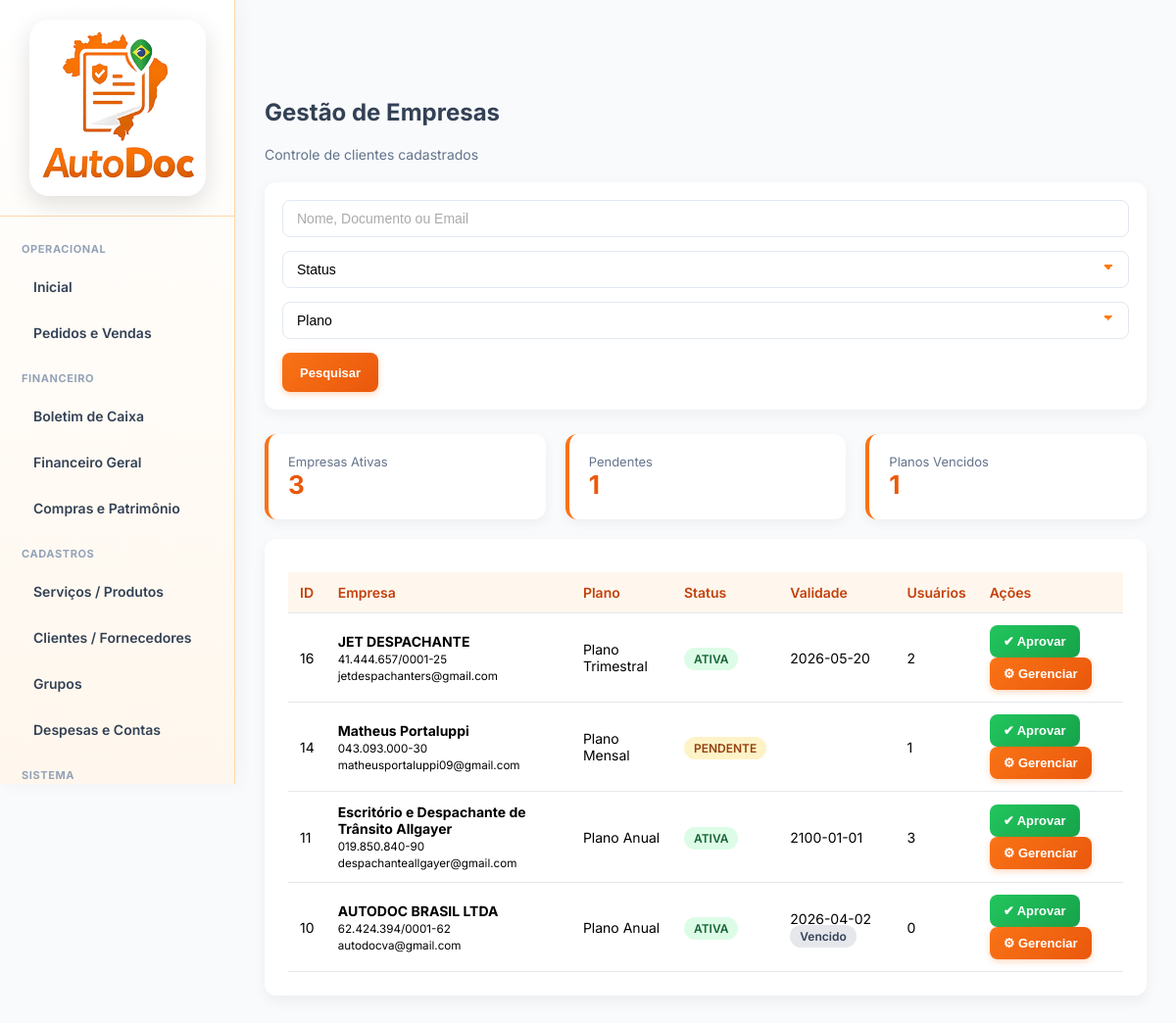
Page /admin/frmGerencial.php (signed in) on the committed database.
### tables this page shows
CREATE TABLE `empresa` (
  `id` int NOT NULL AUTO_INCREMENT,
  `Nome` varchar(150) DEFAULT NULL,
  `Documento` varchar(30) DEFAULT NULL,
  `Telefone` varchar(30) DEFAULT NULL,
  `Email` varchar(150) DEFAULT NULL,
  `Plano` int DEFAULT NULL,
  `Status` varchar(20) DEFAULT 'PENDENTE',
  `DataCadastro` datetime DEFAULT CURRENT_TIMESTAMP,
  `ValidadePlano` date DEFAULT NULL,
  `MetaMensal` decimal(10,2) NOT NULL DEFAULT '0.00',
  `MetaDiaria` decimal(10,2) NOT NULL DEFAULT '0.00',
  PRIMARY KEY (`id`)
);

CREATE TABLE `planos` (
  `id` int NOT NULL AUTO_INCREMENT,
  `Nome` varchar(100) DEFAULT NULL,
  `Valor` decimal(10,2) DEFAULT NULL,
  `Periodo` varchar(20) DEFAULT NULL,
  `Descricao` text,
  `Status` tinyint DEFAULT '1',
  `DataCadastro` datetime DEFAULT CURRENT_TIMESTAMP,
  PRIMARY KEY (`id`)
);

### base/baseFuncoes.php (called while the page is built, shortened)
<?php
require_once 'connection.php';
function ExSqlNET($sql, $conn = null, $params = [])
{
    if ($conn === null) {
        global $dbGeralNET;
        $conn = $dbGeralNET;
    }
    $stmt = $conn->prepare($sql);
    $stmt->execute($params);
    return $stmt->fetchAll(PDO::FETCH_ASSOC);
}
?>

### admin/frmGerencial.php (the view, shortened to what this page needs)
<?php
include '../base/baseFuncoes.php';
$busca = $_GET['busca'] ?? '';
$where = " WHERE 1=1 ";
$params = [];
$empresas = ExSqlNET("
    SELECT e.*,
    p.Nome AS NomePlano,
    (SELECT COUNT(*) FROM user u WHERE u.idEmpresa = e.id) AS TotalUsuarios
    FROM empresa e
    LEFT JOIN planos p ON p.id = e.Plano
    $where
    ORDER BY e.id DESC
", null, $params);
$totalAtivas = 0;
$totalPendentes = 0;
$totalVencidas = 0;
foreach ($empresas as $e) {
    if ($e['Status'] == 'ATIVA') $totalAtivas++;
    if ($e['Status'] == 'PENDENTE') $totalPendentes++;
    if (!empty($e['ValidadePlano']) && strtotime($e['ValidadePlano']) < time()) {
        $totalVencidas++;
    }
}
?>
<!DOCTYPE html>
<html lang="pt-br">
<head>
    <link rel="stylesheet" href="../css/base.css">
</head>
<body>
    <?php include '../base/navbarUser.php'; ?>
    <div class="content">
        <div class="page-title">Gestão de Empresas</div>
        <div class="subtitle">Controle de clientes cadastrados</div>
        <form class="filtros" method="get">
            <input type="text" name="busca" placeholder="Nome, Documento ou Email"
                value="<?= htmlspecialchars($busca) ?>">
            <select name="status">
                <option value="">Status</option>
            </select>
            <select name="plano">
                <option value="">Plano</option>
            </select>
            <button class="btn btn-gerenciar">Pesquisar</button>
        </form>
        <div class="cards">
            <div class="card-metric">
                <div class="metric-title">Empresas Ativas</div>
                <div class="metric-value"><?= $totalAtivas ?></div>
            </div>
            <div class="card-metric">
                <div class="metric-title">Pendentes</div>
                <div class="metric-value"><?= $totalPendentes ?></div>
            </div>
            <div class="card-metric">
                <div class="metric-title">Planos Vencidos</div>
                <div class="metric-value"><?= $totalVencidas ?></div>
            </div>
        </div>
        <div class="card">
            <table class="table-modern table-desktop">
                <thead>
                    <tr>
                        <th>ID</th>
                        <th>Empresa</th>
                        <th>Plano</th>
                        <th>Status</th>
                        <th>Validade</th>
                        <th>Usuários</th>
                        <th>Ações</th>
                    </tr>
                </thead>
                <tbody>
                    <?php foreach ($empresas as $emp):
                    $statusClass = 'badge-pendente';
                    if ($emp['Status'] == 'ATIVA') $statusClass = 'badge-ativa';
                    $vencido = (!empty($emp['ValidadePlano']) && strtotime($emp['ValidadePlano']) < time());
                    ?>
                    <tr>
                        <td><?= $emp['id'] ?></td>
                        <td>
                            <strong><?= $emp['Nome'] ?></strong><br>
                            <small><?= $emp['Documento'] ?></small><br>
                            <small><?= $emp['Email'] ?></small>
                        </td>
                        <td><?= $emp['NomePlano'] ?></td>
                        <td>
                            <span class="badge <?= $statusClass ?>">
                                <?= $emp['Status'] ?>
                            </span>
                        </td>
                        <td>
                            <?= $emp['ValidadePlano'] ?>
                            <?php if ($vencido): ?>
                            <span class="badge badge-vencido">Vencido</span>
                            <?php endif; ?>
                        </td>
                        <td><?= $emp['TotalUsuarios'] ?></td>
                        <td>
                            <form method="post" style="display:inline">
                                <button class="btn btn-aprovar">✔ Aprovar</button>
                            </form>
                            <button class="btn btn-gerenciar" onclick="abrirModal(
                                <?= $emp['id'] ?>,
                                '<?= $emp['Plano'] ?>',
                                '<?= $emp['Status'] ?>',
                                '<?= $emp['ValidadePlano'] ?>'
                                )">
                                ⚙ Gerenciar
                            </button>
                        </td>
                    </tr>
                    <?php endforeach; ?>
                </tbody>
            </table>
        </div>
    </div>
</body>
</html>

### css/base.css (style rules this page uses)
* { margin: 0; padding: 0; box-sizing: border-box; }
html, body { width: 100%; height: 100%; font-family: 'Inter', Arial, sans-serif; background-color: #f5f6fa; font-family: 'Inter', sans-serif; background-color: #f1f5f9; }
body { margin: 0; font-family: 'Inter', Arial, sans-serif; background-color: #f8fafc; }
.content { margin-left: 240px; padding: 30px; }
.page-title { font-size: 24px; font-weight: 700; color: #334155; margin-bottom: 20px; }
.card { background: #ffffff; padding: 20px; border-radius: 12px; box-shadow: 0 6px 14px rgba(0,0,0,0.05); }
table { width: 100%; border-collapse: collapse; }
th, td { padding: 12px; border-bottom: 1px solid #e5e7eb; text-align: left; font-size: 14px; }
th { background-color: #fff7ed; color: #9a3412; }
.card { background: #ffffff; padding: 24px; border-radius: 12px; box-shadow: 0 6px 14px rgba(0,0,0,0.05); margin-bottom: 30px; }
input, select, textarea { width: 100%; padding: 10px 12px; border: 1px solid #e5e7eb; border-radius: 8px; font-size: 14px; }
.btn { background: linear-gradient(135deg, #f97316, #ea580c); color: #ffffff; border: none; padding: 12px 20px; border-radius: 8px; font-size: 14px; font-weight: 600; cursor: pointer; }
table { width: 100%; border-collapse: collapse; margin-top: 10px; }
table th, table td { padding: 10px; border-bottom: 1px solid #e5e7eb; font-size: 14px; text-align: left; }
table th { background-color: #fff7ed; color: #9a3412; }
th, td { padding: 10px; border-bottom: 1px solid #e5e7eb; }
.subtitle { color: #64748b; margin-bottom: 20px; font-size: 14px; }
input, textarea, select { font-family: 'Poppins', sans-serif; padding: 12px 14px; font-size: 14px; border: 1.5px solid #ddd; border-radius: 8px; outline: none; transition: all 0.25s ease; background-color: #fff; width: 100%; }
input::placeholder, textarea::placeholder { color: #aaa; }
input:not(:placeholder-shown), textarea:not(:placeholder-shown) { border-color: #ffa14d; }
select { appearance: none; -webkit-appearance: none; -moz-appearance: none; background-image: linear-gradient(45deg, transparent 50%, #ff7a00 50%), linear-gradient(135deg, #ff7a00 50%, transparent 50%); background-position: calc(100% - 20px) calc(50% - 3px), calc(100% - 15px) calc(50% - 3px); background-size: 5px 5px, 5px 5px; background-repeat: no-repeat; }
option { font-family: 'Poppins', sans-serif; }

### admin/frmGerencial.php (style rules this page uses)
.filtros { display: flex; gap: 10px; flex-wrap: wrap; margin-bottom: 20px; }
.filtros input, .filtros select { padding: 9px 12px; border-radius: 8px; border: 1px solid #e2e8f0; }
.cards { display: flex; gap: 20px; flex-wrap: wrap; margin-bottom: 20px; }
.card-metric { flex: 1; min-width: 180px; background: white; padding: 20px; border-radius: 12px; box-shadow: 0 4px 12px rgba(0, 0, 0, 0.05); border-left: 4px solid #f97316; }
.metric-title { font-size: 13px; color: #64748b; }
.metric-value { font-size: 26px; font-weight: 700; color: #ea580c; }
.table-modern { width: 100%; border-collapse: collapse; }
.table-modern th { background: #fff7ed; color: #c2410c; padding: 12px; text-align: left; font-weight: 600; }
.table-modern td { padding: 12px; border-bottom: 1px solid #e5e7eb; }
.badge { padding: 4px 10px; border-radius: 999px; font-size: 12px; font-weight: 600; }
.badge-ativa { background: #dcfce7; color: #166534; }
.badge-pendente { background: #fef3c7; color: #92400e; }
.badge-vencido { background: #e5e7eb; color: #334155; }
.btn { display: inline-flex; align-items: center; justify-content: center; gap: 6px; padding: 9px 14px; border: none; border-radius: 8px; font-size: 13px; font-weight: 600; cursor: pointer; transition: 0.25s; }
.btn-aprovar { background: linear-gradient(135deg, #22c55e, #16a34a); color: white; }
.btn-gerenciar { background: linear-gradient(135deg, #f97316, #ea580c); color: white; box-shadow: 0 2px 6px rgba(249, 115, 22, 0.3); }
.filtros { display: flex; flex-wrap: wrap; gap: 14px; margin-bottom: 25px; background: #ffffff; padding: 18px; border-radius: 12px; box-shadow: 0 4px 14px rgba(0,0,0,0.05); align-items: flex-end; }
.filtros input, .filtros select { min-width: 200px; padding: 10px 14px; border-radius: 8px; border: 1px solid #e2e8f0; font-size: 14px; transition: 0.2s; }
.filtros .btn { height: 40px; padding: 0 18px; white-space: nowrap; }

### rows in the picture
empresa: id "16", Nome "JET DESPACHANTE", Documento "41.444.657/0001-25", Email "jetdespachanters@gmail.com", planos.Nome "Plano Trimestral", Status "ATIVA", ValidadePlano "2026-05-20", TotalUsuarios "2"
empresa: id "14", Nome "Matheus Portaluppi", Documento "043.093.000-30", Email "matheusportaluppi09@gmail.com", planos.Nome "Plano Mensal", Status "PENDENTE", TotalUsuarios "1"
empresa: id "11", Nome "Escritório e Despachante de Trânsito Allgayer", Documento "019.850.840-90", Email "despachanteallgayer@gmail.com", planos.Nome "Plano Anual", Status "ATIVA", ValidadePlano "2100-01-01", TotalUsuarios "3"
empresa: id "10", Nome "AUTODOC BRASIL LTDA", Documento "62.424.394/0001-62", Email "autodocva@gmail.com", planos.Nome "Plano Anual", Status "ATIVA", ValidadePlano "2026-04-02", shows "Vencido", TotalUsuarios "0"

### other values in the picture
$totalAtivas "3"
$totalPendentes "1"
$totalVencidas "1"
